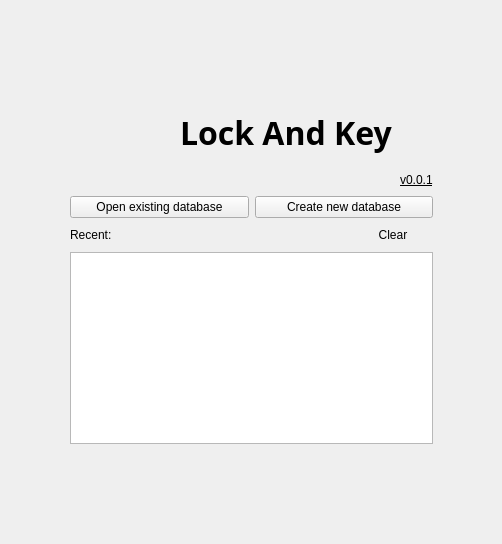
<?xml version="1.0" encoding="UTF-8"?>
<ui version="4.0">
 <class>Form</class>
 <widget class="QWidget" name="Form">
  <property name="geometry">
   <rect>
    <x>0</x>
    <y>0</y>
    <width>502</width>
    <height>544</height>
   </rect>
  </property>
  <property name="windowTitle">
   <string>Form</string>
  </property>
  <layout class="QGridLayout" name="gridLayout">
   <item row="0" column="1">
    <spacer name="topSpacer">
     <property name="orientation">
      <enum>Qt::Vertical</enum>
     </property>
     <property name="sizeHint" stdset="0">
      <size>
       <width>20</width>
       <height>81</height>
      </size>
     </property>
    </spacer>
   </item>
   <item row="1" column="0">
    <spacer name="leftSpacer">
     <property name="orientation">
      <enum>Qt::Horizontal</enum>
     </property>
     <property name="sizeHint" stdset="0">
      <size>
       <width>36</width>
       <height>20</height>
      </size>
     </property>
    </spacer>
   </item>
   <item row="1" column="1">
    <layout class="QVBoxLayout" name="verticalLayout">
     <item>
      <layout class="QHBoxLayout" name="titleLayout">
       <item>
        <spacer name="leftTitleSpacer">
         <property name="orientation">
          <enum>Qt::Horizontal</enum>
         </property>
         <property name="sizeHint" stdset="0">
          <size>
           <width>40</width>
           <height>20</height>
          </size>
         </property>
        </spacer>
       </item>
       <item>
        <widget class="QLabel" name="titleIcon">
         <property name="sizePolicy">
          <sizepolicy hsizetype="Fixed" vsizetype="Fixed">
           <horstretch>0</horstretch>
           <verstretch>0</verstretch>
          </sizepolicy>
         </property>
         <property name="minimumSize">
          <size>
           <width>64</width>
           <height>64</height>
          </size>
         </property>
         <property name="maximumSize">
          <size>
           <width>64</width>
           <height>64</height>
          </size>
         </property>
         <property name="text">
          <string/>
         </property>
         <property name="pixmap">
          <pixmap>../icons/app.svg</pixmap>
         </property>
         <property name="scaledContents">
          <bool>true</bool>
         </property>
        </widget>
       </item>
       <item>
        <widget class="QLabel" name="title">
         <property name="font">
          <font>
           <family>JetBrains Mono</family>
           <pointsize>24</pointsize>
           <bold>true</bold>
          </font>
         </property>
         <property name="text">
          <string>Lock And Key</string>
         </property>
         <property name="textFormat">
          <enum>Qt::AutoText</enum>
         </property>
        </widget>
       </item>
       <item>
        <spacer name="rightTitleSpacer">
         <property name="orientation">
          <enum>Qt::Horizontal</enum>
         </property>
         <property name="sizeHint" stdset="0">
          <size>
           <width>40</width>
           <height>20</height>
          </size>
         </property>
        </spacer>
       </item>
      </layout>
     </item>
     <item>
      <layout class="QHBoxLayout" name="versionLayout">
       <item>
        <spacer name="versionSpacer">
         <property name="orientation">
          <enum>Qt::Horizontal</enum>
         </property>
         <property name="sizeHint" stdset="0">
          <size>
           <width>40</width>
           <height>20</height>
          </size>
         </property>
        </spacer>
       </item>
       <item>
        <widget class="QLabel" name="versionLabel">
         <property name="font">
          <font>
           <underline>true</underline>
          </font>
         </property>
         <property name="text">
          <string>v0.0.1</string>
         </property>
        </widget>
       </item>
      </layout>
     </item>
     <item>
      <layout class="QHBoxLayout" name="dbLayour">
       <item>
        <widget class="QPushButton" name="openButton">
         <property name="text">
          <string>Open existing database</string>
         </property>
        </widget>
       </item>
       <item>
        <widget class="QPushButton" name="newButton">
         <property name="text">
          <string>Create new database</string>
         </property>
        </widget>
       </item>
      </layout>
     </item>
     <item>
      <layout class="QHBoxLayout" name="recentLayout">
       <item>
        <widget class="QLabel" name="recentLabel">
         <property name="text">
          <string>Recent:</string>
         </property>
        </widget>
       </item>
       <item>
        <spacer name="horizontalSpacer">
         <property name="orientation">
          <enum>Qt::Horizontal</enum>
         </property>
         <property name="sizeHint" stdset="0">
          <size>
           <width>40</width>
           <height>20</height>
          </size>
         </property>
        </spacer>
       </item>
       <item>
        <widget class="QPushButton" name="recentClearButton">
         <property name="text">
          <string>Clear</string>
         </property>
         <property name="flat">
          <bool>true</bool>
         </property>
        </widget>
       </item>
      </layout>
     </item>
     <item>
      <widget class="QListWidget" name="recentList"/>
     </item>
    </layout>
   </item>
   <item row="1" column="2">
    <spacer name="rightSpacer">
     <property name="orientation">
      <enum>Qt::Horizontal</enum>
     </property>
     <property name="sizeHint" stdset="0">
      <size>
       <width>36</width>
       <height>20</height>
      </size>
     </property>
    </spacer>
   </item>
   <item row="2" column="1">
    <spacer name="bottomSpacer">
     <property name="orientation">
      <enum>Qt::Vertical</enum>
     </property>
     <property name="sizeHint" stdset="0">
      <size>
       <width>20</width>
       <height>81</height>
      </size>
     </property>
    </spacer>
   </item>
  </layout>
 </widget>
 <resources/>
 <connections/>
</ui>
